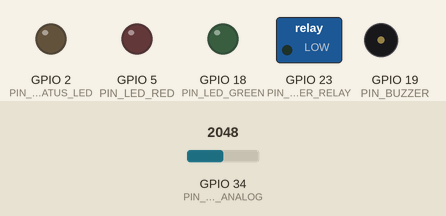
This sketch was run on a simulated ESP32. Shown: switched loads named in the sketch (green lamp = pin HIGH), output pins drawn as LEDs (lit = HIGH), buzzer (waves = sounding). The inputs (shaded band) are chosen by the test bench; at power-on: GPIO 34 (PIN_MQ3_ANALOG) = 2048. What the sketch prints to the serial monitor is not drawn.

Above: at 0.0 s.
At 0.6 s:
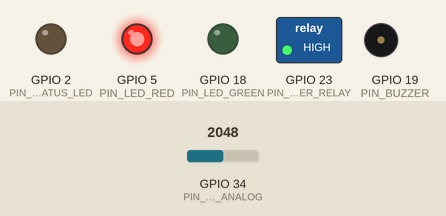
At 19.7 s:
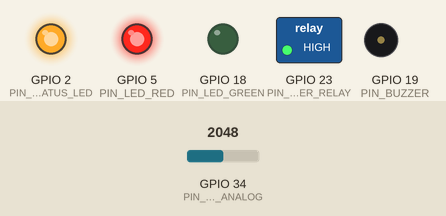
At 24.56 s:
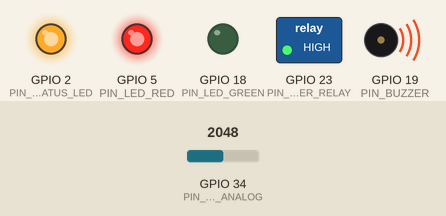
At 29.81 s:
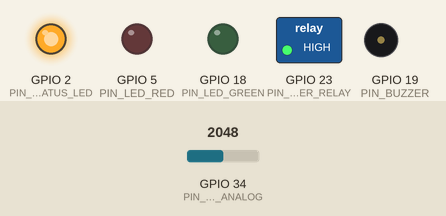
At 39.86 s:
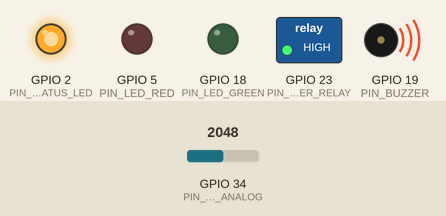
Timing chart, 0 to 40.0 s (numbered marks = the images above):
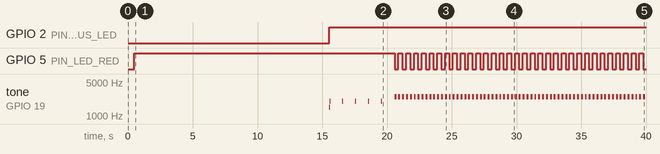

The sketch:

GKB_ESP32_Smart_Alcohol_Breathalyzer.ino
```cpp
/*
 * =========================================================================================
 * GKB TECHNOLOGIES — STUDENT ENGINEERING PROTOTYPE (GKB-STU-004)
 * Smart Alcohol Breathalyzer with Engine Ignition Interlock System
 * =========================================================================================
 * Target Microcontroller : ESP32 Dev Module (or Arduino Uno/Nano compatible)
 * Project Category       : Automotive Safety, Intelligent Transport Systems & IoT
 * Primary Hardware Components:
 *   - MQ-3 Alcohol Gas Sensor (Analog Out on GPIO 34 / ADC1)
 *   - Automotive Starter Interlock Relay (GPIO 23 - Interrupts starter solenoid)
 *   - Warning Piezo Buzzer (GPIO 19 - Audio alert on intoxication)
 *   - Visual Status Indicators: Green LED (GPIO 18 - Allowed), Red LED (GPIO 5 - Lockout)
 *   - 0.96" I2C OLED Display / 16x2 LCD (SDA: GPIO 21, SCL: GPIO 22)
 *   - GPS NEO-6M Module (UART2 RX2: GPIO 16, TX2: GPIO 17) [Optional Telemetry]
 *
 * Operational Logic:
 * 1. Warm-up Phase: MQ-3 internal heater stabilizes (~20 seconds).
 * 2. Driver Prompt: OLED prompts driver to blow into mouth tube for 5 seconds.
 * 3. Sampling & Decision:
 *    - IF BAC < 0.05% (Ghana Road Traffic Legal Threshold):
 *      -> Green LED illuminates, starter relay engages, engine start allowed for 60s.
 *    - IF BAC >= 0.05% (Intoxicated):
 *      -> Red LED flashes, buzzer pulses, starter relay locks out engine indefinitely,
 *         warning coordinates recorded for fleet monitoring.
 * =========================================================================================
 */

#include <Arduino.h>
#include <Wire.h>

// ================= PIN ALLOCATIONS =================
#define PIN_MQ3_ANALOG        34   // ADC1 Channel 6 (Clean analog read during Wi-Fi)
#define PIN_STARTER_RELAY     23   // Engine Starter Solenoid Lockout Relay
#define PIN_BUZZER            19   // Warning Audio Buzzer
#define PIN_LED_GREEN         18   // Ignition Allowed Indicator
#define PIN_LED_RED           5    // Intoxication Lockout Indicator
#define PIN_STATUS_LED        2    // Onboard Diagnostic LED

// Relay polarity (Most automotive / hobby relay modules are ACTIVE LOW)
#define RELAY_ACTIVE_LOW      true

// ================= THRESHOLDS & CALIBRATION =================
// Legal Limit: 0.05% BAC (Blood Alcohol Content) approx. 250 - 350 on raw calibrated ADC
const int WARMUP_SECONDS        = 15;   // Pre-heating timer for MQ-3 tin dioxide layer
const int BLOW_SAMPLE_SECONDS   = 5;    // Continuous breath test duration
const float LEGAL_BAC_LIMIT     = 0.05; // 0.05% BAC / 0.25 mg/L breath alcohol
const int RAW_THRESHOLD_ADC     = 1400; // Calibrated raw 12-bit ADC threshold (0-4095)

enum SystemState {
  STATE_WARMUP,
  STATE_PROMPT_BLOW,
  STATE_SAMPLING,
  STATE_EVALUATION,
  STATE_IGNITION_ALLOWED,
  STATE_LOCKOUT_ALARM
};

SystemState currentState = STATE_WARMUP;
unsigned long stateStartTime = 0;
int peakAlcoholReading = 0;

void setRelay(bool engageStarter) {
  if (RELAY_ACTIVE_LOW) {
    digitalWrite(PIN_STARTER_RELAY, engageStarter ? LOW : HIGH);
  } else {
    digitalWrite(PIN_STARTER_RELAY, engageStarter ? HIGH : LOW);
  }
}

void playChime(int frequencyHz, int durationMs) {
  tone(PIN_BUZZER, frequencyHz, durationMs);
}

void setup() {
  Serial.begin(115200);
  delay(500);

  pinMode(PIN_MQ3_ANALOG, INPUT);
  pinMode(PIN_STARTER_RELAY, OUTPUT);
  pinMode(PIN_BUZZER, OUTPUT);
  pinMode(PIN_LED_GREEN, OUTPUT);
  pinMode(PIN_LED_RED, OUTPUT);
  pinMode(PIN_STATUS_LED, OUTPUT);

  // Default initial safety state: Starter motor locked out!
  setRelay(false);
  digitalWrite(PIN_LED_GREEN, LOW);
  digitalWrite(PIN_LED_RED, HIGH); // Red warning active during pre-test
  digitalWrite(PIN_STATUS_LED, LOW);

  Serial.println("\n=======================================================");
  Serial.println("🚗 GKB TECHNOLOGIES — STUDENT ENGINEERING PROTOTYPE");
  Serial.println("   Project: Smart Alcohol Breathalyzer & Ignition Interlock");
  Serial.println("   Catalog Reference: GKB-STU-004");
  Serial.println("=======================================================");
  Serial.println("⚡ Pin Configuration:");
  Serial.printf("   - MQ-3 Sensor Input      : GPIO %d (Analog ADC1)\n", PIN_MQ3_ANALOG);
  Serial.printf("   - Starter Solenoid Relay : GPIO %d (Lockout Control)\n", PIN_STARTER_RELAY);
  Serial.printf("   - Audio Alarm Buzzer     : GPIO %d\n", PIN_BUZZER);
  Serial.printf("   - Pass/Green Indicator   : GPIO %d\n", PIN_LED_GREEN);
  Serial.printf("   - Fail/Red Indicator     : GPIO %d\n", PIN_LED_RED);
  Serial.println("=======================================================");
  Serial.println("⏳ [STEP 1] MQ-3 Gas Sensor Preheating & Baseline Calibration...");

  currentState = STATE_WARMUP;
  stateStartTime = millis();
}

void loop() {
  unsigned long elapsed = (millis() - stateStartTime) / 1000;

  switch (currentState) {
    case STATE_WARMUP: {
      int remaining = WARMUP_SECONDS - elapsed;
      if (remaining > 0) {
        static int lastSecond = -1;
        if (remaining != lastSecond) {
          lastSecond = remaining;
          Serial.printf("♨️ Sensor Pre-heating: %d seconds remaining...\n", remaining);
        }
      } else {
        Serial.println("\n✅ Sensor warmed up and calibrated!");
        Serial.println("👉 [STEP 2] DRIVER READY: Please blow continuously into the breath chamber for 5s.");
        playChime(1500, 200);
        currentState = STATE_PROMPT_BLOW;
        stateStartTime = millis();
      }
      break;
    }

    case STATE_PROMPT_BLOW: {
      // Flash onboard diagnostic LED to prompt driver
      digitalWrite(PIN_STATUS_LED, (millis() / 300) % 2);

      // If breath pressure or initial gas detected, start 5s sampling window
      int currentSample = analogRead(PIN_MQ3_ANALOG);
      if (currentSample > 300 || elapsed >= 5) {
        Serial.println("💨 Sampling Breath Alcohol Content (BAC)...");
        peakAlcoholReading = 0;
        currentState = STATE_SAMPLING;
        stateStartTime = millis();
      }
      break;
    }

    case STATE_SAMPLING: {
      int currentSample = analogRead(PIN_MQ3_ANALOG);
      if (currentSample > peakAlcoholReading) {
        peakAlcoholReading = currentSample;
      }

      int remainingSample = BLOW_SAMPLE_SECONDS - elapsed;
      if (remainingSample > 0) {
        static int lastSampleSec = -1;
        if (remainingSample != lastSampleSec) {
          lastSampleSec = remainingSample;
          Serial.printf("💨 Sampling: %ds | Current ADC: %d | Peak: %d\n",
                        remainingSample, currentSample, peakAlcoholReading);
          playChime(2000, 50);
        }
      } else {
        currentState = STATE_EVALUATION;
      }
      break;
    }

    case STATE_EVALUATION: {
      // Calculate estimated Blood Alcohol Content (% BAC)
      // Linearized approximation from MQ-3 curve: (peakReading / 4095.0) * 0.15% BAC
      float estimatedBAC = (peakAlcoholReading / 4095.0) * 0.15;

      Serial.println("\n================ TEST RESULTS ================");
      Serial.printf("📊 Peak Alcohol ADC Value : %d / 4095\n", peakAlcoholReading);
      Serial.printf("🍷 Estimated BAC Level    : %.3f%%\n", estimatedBAC);
      Serial.printf("⚖️ Legal Limit Standard   : %.3f%%\n", LEGAL_BAC_LIMIT);
      Serial.println("==============================================");

      if (peakAlcoholReading < RAW_THRESHOLD_ADC && estimatedBAC < LEGAL_BAC_LIMIT) {
        // PASS: Driver is sober
        Serial.println("🎉 RESULT: TEST PASSED (SOBER DRIVER)");
        Serial.println("🔓 ACTION: Starter Motor Relay ENGAGED! Vehicle ignition unlocked for 60 seconds.");
        digitalWrite(PIN_LED_GREEN, HIGH);
        digitalWrite(PIN_LED_RED, LOW);
        setRelay(true); // Unlock vehicle starter!

        // Success chime
        playChime(1200, 100); delay(150);
        playChime(1800, 250);

        currentState = STATE_IGNITION_ALLOWED;
        stateStartTime = millis();
      } else {
        // FAIL: Alcohol limit exceeded!
        Serial.println("🚨 RESULT: TEST FAILED (INTOXICATED DRIVER DETECTED!)");
        Serial.println("🔒 ACTION: IGNITION INTERLOCK LOCKOUT! Starter solenoid disabled.");
        Serial.println("📢 High decibel audible alarm sounding...");
        digitalWrite(PIN_LED_GREEN, LOW);
        digitalWrite(PIN_LED_RED, HIGH);
        setRelay(false); // Kill starter circuit immediately

        currentState = STATE_LOCKOUT_ALARM;
        stateStartTime = millis();
      }
      break;
    }

    case STATE_IGNITION_ALLOWED: {
      // Maintain starter ignition relay unlocked for 60s window to start engine
      unsigned long driveWindow = (millis() - stateStartTime) / 1000;
      if (driveWindow >= 60) {
        Serial.println("⏱️ Ignition window elapsed. Driver must re-test if engine is shut down.");
        digitalWrite(PIN_LED_GREEN, LOW);
        currentState = STATE_PROMPT_BLOW;
        stateStartTime = millis();
      }
      break;
    }

    case STATE_LOCKOUT_ALARM: {
      // Pulsing audible siren & lockout for 30s lockout penalty
      static unsigned long lastSiren = 0;
      if (millis() - lastSiren >= 300) {
        lastSiren = millis();
        playChime(2500, 150);
        digitalWrite(PIN_LED_RED, !digitalRead(PIN_LED_RED));
      }

      if (elapsed >= 30) {
        Serial.println("\n🔄 Lockout penalty expired. Initializing re-test protocol...");
        digitalWrite(PIN_LED_RED, LOW);
        currentState = STATE_PROMPT_BLOW;
        stateStartTime = millis();
      }
      break;
    }
  }
}
```

Measured:
- by itself, GPIO 2 (PIN_STATUS_LED): LOW → HIGH at 15.6 s
- by itself, GPIO 5 (PIN_LED_RED): HIGH → LOW at 20.6 s, → HIGH 0.30 s later, → LOW 0.30 s later, → HIGH 0.30 s later, … (65 changes in this stretch)
- by itself, tone on GPIO 19 (PIN_BUZZER): plays 1500 Hz for 0.01 s, 2000 Hz for 0.05 s, 2000 Hz for 0.05 s, 2000 Hz for 0.05 s, 2000 Hz for 0.05 s, 2000 Hz for 0.05 s … (71 notes in this stretch)
